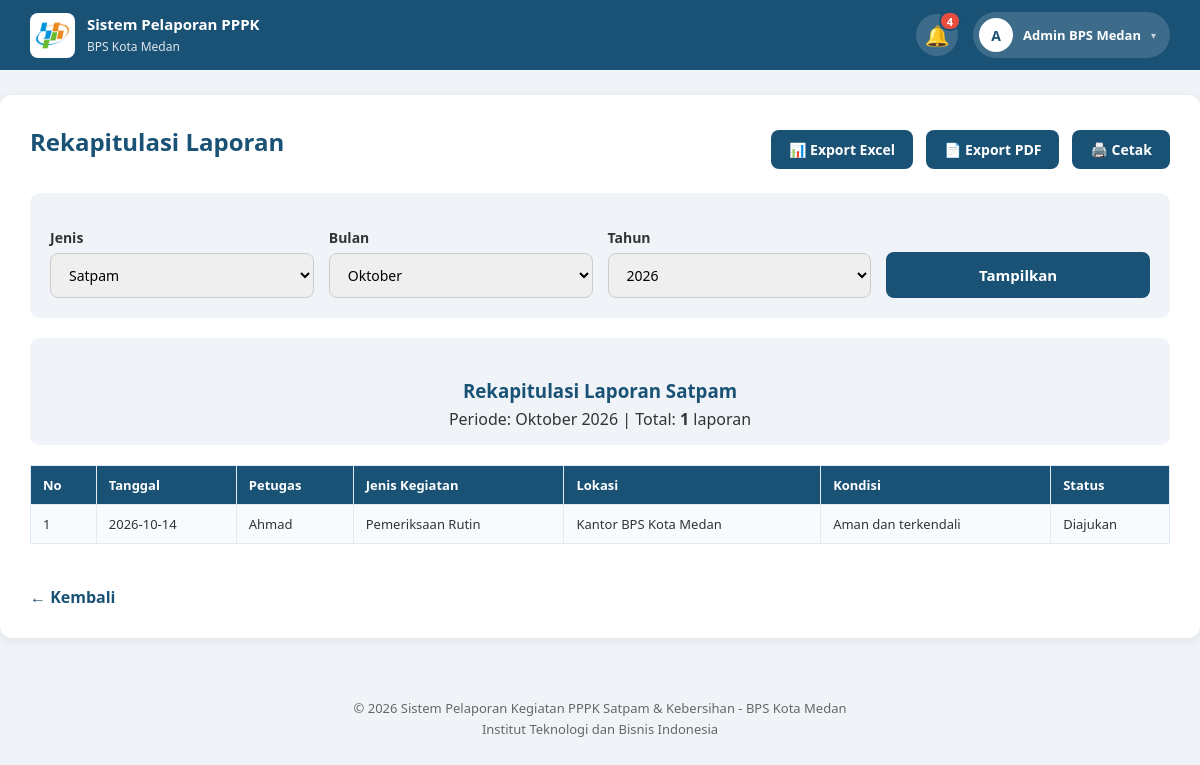
Screenshot of /admin/rekapitulasi.php (signed in) with the database file from the repository.
### tables this page shows
CREATE TABLE laporan_satpam (
    id_laporan INT(11) AUTO_INCREMENT PRIMARY KEY,
    id_petugas INT(11) NOT NULL,
    tanggal DATE NOT NULL,
    waktu TIME NOT NULL,
    jenis_kegiatan VARCHAR(100) NOT NULL,
    rincian_pekerjaan TEXT NOT NULL,
    lokasi VARCHAR(100) NOT NULL,
    uraian TEXT NOT NULL,
    kejadian TEXT,
    tindak_lanjut TEXT,
    kondisi VARCHAR(100) NOT NULL,
    dokumentasi VARCHAR(255),
    status ENUM('Diajukan','Disetujui','Perlu Perbaikan') DEFAULT 'Diajukan',
    catatan_admin TEXT,
    diperiksa_oleh INT(11) NULL,
    diperiksa_pada TIMESTAMP NULL,
    kode_verifikasi VARCHAR(20) NULL,
    created_at TIMESTAMP DEFAULT CURRENT_TIMESTAMP,
    updated_at TIMESTAMP DEFAULT CURRENT_TIMESTAMP ON UPDATE CURRENT_TIMESTAMP,
    FOREIGN KEY (id_petugas) REFERENCES petugas(id_petugas) ON DELETE CASCADE
);

CREATE TABLE petugas (
    id_petugas INT(11) AUTO_INCREMENT PRIMARY KEY,
    nama VARCHAR(100) NOT NULL,
    kategori_tugas ENUM('satpam','kebersihan') NOT NULL,
    username VARCHAR(50) NOT NULL UNIQUE,
    password VARCHAR(255) NOT NULL,
    avatar VARCHAR(255) NULL,
    email VARCHAR(100),
    no_hp VARCHAR(20),
    created_at TIMESTAMP DEFAULT CURRENT_TIMESTAMP
);

### admin/rekapitulasi.php (the view, shortened to what this page needs)
<?php
include '../config/database.php';
$bulan = $_GET['bulan'] ?? date('m');
$tahun = $_GET['tahun'] ?? date('Y');
$jenis = $_GET['jenis'] ?? 'satpam';
if ($jenis == 'satpam') {
    $stmt = $pdo->prepare("SELECT l.*, p.nama FROM laporan_satpam l
                           JOIN petugas p ON l.id_petugas = p.id_petugas
                           WHERE MONTH(l.tanggal) = ? AND YEAR(l.tanggal) = ?
                           ORDER BY l.tanggal ASC");
} else {
    $stmt = $pdo->prepare("SELECT l.*, p.nama FROM laporan_kebersihan l
                           JOIN petugas p ON l.id_petugas = p.id_petugas
                           WHERE MONTH(l.tanggal) = ? AND YEAR(l.tanggal) = ?
                           ORDER BY l.tanggal ASC");
}
$stmt->execute([$bulan, $tahun]);
$data = $stmt->fetchAll();
$nama_bulan = [1=>'Januari',2=>'Februari',3=>'Maret',4=>'April',5=>'Mei',6=>'Juni',7=>'Juli',8=>'Agustus',9=>'September',10=>'Oktober',11=>'November',12=>'Desember'];
?>
<!DOCTYPE html>
<html>
<head>
    <link rel="stylesheet" href="../assets/css/style.css">
</head>
<body>
<?php include '../includes/header.php'; ?>
<div class="container">
    <div class="page-header">
        <h2>Rekapitulasi Laporan</h2>
        <div class="btn-group no-print">
            <a href="export_excel.php?jenis=<?= $jenis ?>&bulan=<?= $bulan ?>&tahun=<?= $tahun ?>" class="btn-primary">📊 Export Excel</a>
            <a href="export_pdf.php?jenis=<?= $jenis ?>&bulan=<?= $bulan ?>&tahun=<?= $tahun ?>" class="btn-primary" target="_blank">📄 Export PDF</a>
            <button onclick="window.print()" class="btn-primary">🖨️ Cetak</button>
        </div>
    </div>
    <form method="GET" class="filter-form no-print">
        <div class="filter-row">
            <div><label>Jenis</label>
                <select name="jenis">
                    <option value="satpam" <?= $jenis=='satpam'?'selected':'' ?>>Satpam</option>
                </select>
            </div>
            <div><label>Bulan</label>
                <select name="bulan">
                    <?php foreach ($nama_bulan as $num => $nm): ?>
                        <option value="<?= $num ?>" <?= $bulan==$num?'selected':'' ?>><?= $nm ?></option>
                    <?php endforeach; ?>
                </select>
            </div>
            <div><label>Tahun</label>
                <select name="tahun">
                    <?php for ($y = 2024; $y <= 2030; $y++): ?>
                        <option value="<?= $y ?>" <?= $tahun==$y?'selected':'' ?>><?= $y ?></option>
                    <?php endfor; ?>
                </select>
            </div>
            <div><button type="submit">Tampilkan</button></div>
        </div>
    </form>
    <div class="rekap-header">
        <h3>Rekapitulasi Laporan <?= ucfirst($jenis) ?></h3>
        <p>Periode: <?= $nama_bulan[(int)$bulan] ?> <?= $tahun ?> | Total: <b><?= count($data) ?></b> laporan</p>
    </div>
    <table>
        <tr>
            <th>No</th><th>Tanggal</th><th>Petugas</th>
            <?php if ($jenis == 'satpam'): ?>
                <th>Jenis Kegiatan</th><th>Lokasi</th>
            <?php else: ?>
                <th>Area Kerja</th><th>Jenis Pekerjaan</th>
            <?php endif; ?>
            <th>Kondisi</th><th>Status</th>
        </tr>
        <?php if (count($data) > 0): ?>
            <?php $no = 1; foreach ($data as $r): ?>
            <tr>
                <td><?= $no++ ?></td>
                <td><?= htmlspecialchars($r['tanggal']) ?></td>
                <td><?= htmlspecialchars($r['nama']) ?></td>
                <?php if ($jenis == 'satpam'): ?>
                    <td><?= htmlspecialchars($r['jenis_kegiatan']) ?></td>
                    <td><?= htmlspecialchars($r['lokasi']) ?></td>
                <?php else: ?>
                    <td><?= htmlspecialchars($r['area_kerja']) ?></td>
                    <td><?= htmlspecialchars($r['jenis_pekerjaan']) ?></td>
                <?php endif; ?>
                <td><?= htmlspecialchars($r['kondisi']) ?></td>
                <td><?= $r['status'] ?></td>
            </tr>
            <?php endforeach; ?>
        <?php else: ?>
            <tr><td colspan="7" style="text-align:center;">Tidak ada data.</td></tr>
        <?php endif; ?>
    </table>
    <br><a href="dashboard.php" class="btn-back no-print">← Kembali</a>
</div>
<?php include '../includes/footer.php'; ?>
</body>
</html>

### assets/css/style.css (style rules this page uses)
* { margin: 0; padding: 0; box-sizing: border-box; font-family: 'Segoe UI', Tahoma, sans-serif; }
body { background: #f0f4f8; color: #333; }
form label { display: block; text-align: left; margin-top: 15px; font-weight: 600; font-size: 14px; }
form input, form select, form textarea { width: 100%; padding: 11px 14px; margin-top: 6px; border: 1px solid #ccc; border-radius: 8px; font-size: 14px; }
form button { margin-top: 25px; width: 100%; padding: 13px; background: #1a5276; color: #fff; border: none; border-radius: 8px; font-size: 15px; font-weight: 600; cursor: pointer; }
.container { max-width: 1200px; margin: 25px auto; background: #fff; padding: 30px; border-radius: 12px; box-shadow: 0 2px 12px rgba(0,0,0,0.08); }
.container h2 { color: #1a5276; margin-bottom: 15px; }
.container h3 { color: #2874a6; margin: 25px 0 10px; }
.page-header { display: flex; justify-content: space-between; align-items: center; margin-bottom: 20px; flex-wrap: wrap; gap: 10px; }
.btn-primary { background: #1a5276; color: #fff; padding: 10px 18px; text-decoration: none; border-radius: 8px; border: none; cursor: pointer; font-size: 14px; font-weight: 600; display: inline-block; margin-left: 5px; }
.btn-back { display: inline-block; margin-top: 20px; color: #1a5276; text-decoration: none; font-weight: 600; }
.btn-group { display: flex; gap: 8px; flex-wrap: wrap; }
table { width: 100%; border-collapse: collapse; margin-top: 15px; }
table th, table td { border: 1px solid #e1eaf2; padding: 10px 12px; text-align: left; font-size: 13px; }
table th { background: #1a5276; color: #fff; }
table tr:nth-child(even) { background: #f8fbfd; }
.filter-form { background: #f0f4f8; padding: 20px; border-radius: 10px; margin-bottom: 20px; }
.filter-row { display: grid; grid-template-columns: repeat(auto-fit, minmax(180px, 1fr)); gap: 15px; align-items: end; }
.rekap-header { text-align: center; margin: 20px 0; padding: 15px; background: #f0f4f8; border-radius: 10px; }
.rekap-header h3 { color: #1a5276; margin-bottom: 5px; }

### rows the page displays
laporan_satpam: tanggal "2026-10-14", id_petugas.nama "Ahmad", jenis_kegiatan "Pemeriksaan Rutin", lokasi "Kantor BPS Kota Medan", kondisi "Aman dan terkendali", status "Diajukan"

### other values shown
$jumlah_notif "4"
substr($_SESSION['nama'] ?? 'G', 0, 1) "A"
$_SESSION['nama'] "Admin BPS Medan"
$jenis "Satpam"
$nama_bulan[(int)$bulan] "Oktober"
$tahun "2026"
count($data) "1"
form field bulan "Oktober"
form field tahun "2026"
